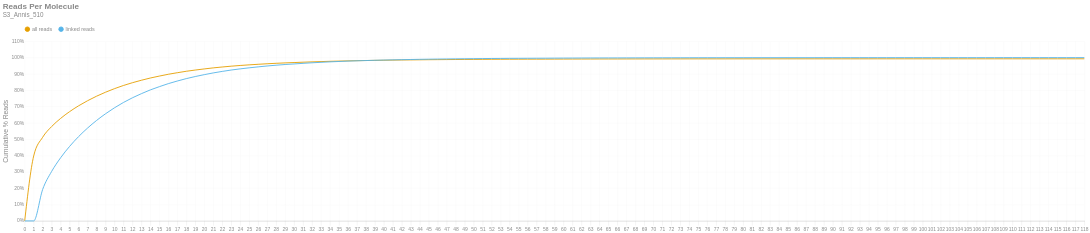

The code cell stored with this chart in its notebook:
### Markdown cell above
### Reads per Molecule
This chart shows the cumulative distribution of the number of reads per linked molecule. That is, how many alignments are associated with a unique molecule. This excludes the number of reads associated with invalid or absent linked-read barcodes. The `linked` histogram is the percentages recalculated when disregarding singletons.

### Code cell
if SKIPLR:
    print_html(f"Skipped")
else:
    counts = np.bincount(valids['reads'].cast(pl.Int64).to_numpy())
    weighted = counts * np.arange(len(counts))
    all_perc = weighted / n_reads
    linked_perc = weighted / n_linked_reads
    linked_perc[1] = 0
    binned_df = pl.DataFrame({
        'readsper': list(range(len(counts))),
        'all reads (cumsum)': np.cumsum(all_perc).tolist(),
        'linked reads (cumsum)': np.cumsum(linked_perc).tolist(),
    })

    with SafeRender(binned_df):
        (
            density_plot(binned_df, 'Reads Per Molecule', samplename, 'readspmol')
            .encode(
                x=alt.X('readsper:O', title=None).axis(labelAngle=0).scale(padding=0),
                y=alt.Y('value:Q', title='Cumulative % Reads').axis(format='%').stack(False),
                color=alt.Color("key:N").scale(domain=["all reads", "linked reads"]),
                tooltip=[
                    alt.Tooltip("key:N", title="Data Type"),
                    alt.Tooltip("readsper:O", title="Reads Per Molecule"),
                    alt.Tooltip("value:Q", format=".2%", title="% Reads (Cum.)")
                ]            
            )
        ).display()

### Figure 1 — Vega-Lite specification as saved in the notebook (floating-point values rounded to 4 significant figures)
{"width": "container", "height": 400, "config": {"title": {"anchor": "start", "dy": -15, "fontSize": 18, "color": "#888888", "subtitleColor": "#888888", "subtitleFontSize": 14}, "arc": {"fill": "#0072B2"}, "axis": {"domainColor": "#888888", "domainWidth": 0.5, "gridWidth": 0.2, "grid": false, "titleFontWeight": 400, "titleFontSize": 15, "labelFontSize": 11, "labelColor": "#888888", "tickColor": "#888888", "tickWidth": 0.2, "titleColor": "#888888"}, "axisBand": {"grid": false}, "axisX": {"grid": true, "tickSize": 10, "domainCap": "round"}, "axisY": {"domain": false, "grid": true, "tickSize": 0, "domainCap": "round"}, "background": "transparent", "header": {"labelFontSize": 15, "labelColor": "#888888", "titleFontSize": 15, "titleFontWeight": 600, "titleColor": "#888888"}, "legend": {"labelFont": "sans-serif", "labelFontSize": 12, "labelColor": "#888888", "symbolSize": 100, "symbolType": "circle", "titleFontSize": 12, "titlePadding": 10, "titleColor": "#888888", "title": null, "orient": "top"}, "range": {"category": ["#E69F00", "#56B4E9", "#009E73", "#F0E442", "#0072B2", "#D55E00", "#CC79A7", "#000000"], "diverging": ["#cfe8f3", "#a2d4ec", "#73bfe2", "#46abdb", "#1696d2", "#12719e"]}, "area": {"fill": "#0072B2", "fillOpacity": 0.7, "line": true, "strokeOpacity": 0.7}, "line": {"color": "#0072B2", "stroke": "#0072B2", "strokeWidth": 2}, "trail": {"color": "#0072B2", "stroke": "#0072B2", "strokeWidth": 0, "size": 1}, "point": {"filled": true, "fillOpacity": 1.0, "size": 95}, "text": {"color": "#888888", "fontSize": 11, "align": "right", "fontWeight": 400, "size": 11}, "bar": {"fill": "#0072B2", "stroke": null}, "view": {"stroke": null, "continuousWidth": 660, "continuousHeight": 400}}, "data": {"name": "data-e4fbb668f8bdc0cc73093f48ecac2962"}, "mark": {"type": "line", "interpolate": "monotone", "point": {"opacity": 0, "size": 275}}, "encoding": {"color": {"field": "key", "scale": {"domain": ["all reads", "linked reads"]}, "type": "nominal"}, "tooltip": [{"field": "key", "title": "Data Type", "type": "nominal"}, {"field": "readsper", "title": "Reads Per Molecule", "type": "ordinal"}, {"field": "value", "format": ".2%", "title": "% Reads (Cum.)", "type": "quantitative"}], "x": {"axis": {"labelAngle": 0}, "field": "readsper", "scale": {"padding": 0}, "title": null, "type": "ordinal"}, "y": {"axis": {"format": "%"}, "field": "value", "stack": false, "title": "Cumulative % Reads", "type": "quantitative"}}, "params": [{"name": "param_c36ac31b6afebe62", "select": {"type": "point", "fields": ["key"]}, "bind": "legend"}], "title": {"text": "Reads Per Molecule", "subtitle": "S3_Annis_510"}, "transform": [{"fold": ["all reads (cumsum)", "linked reads (cumsum)"]}, {"calculate": "replace(datum.key, ' (cumsum)', '')", "as": "key"}, {"filter": {"param": "param_c36ac31b6afebe62"}}], "usermeta": {"embedOptions": {"downloadFileName": "S3_Annis_510.readspmol"}}, "$schema": "https://vega.github.io/schema/vega-lite/v6.1.0.json", "datasets": {"data-e4fbb668f8bdc0cc73093f48ecac2962": [{"readsper": 0, "all reads (cumsum)": 0.0, "linked reads (cumsum)": 0.0}, {"readsper": 1, "all reads (cumsum)": 0.3975, "linked reads (cumsum)": 0.0}, {"readsper": 2, "all reads (cumsum)": 0.5123, "linked reads (cumsum)": 0.1928}, {"readsper": 3, "all reads (cumsum)": 0.5779, "linked reads (cumsum)": 0.303}, {"readsper": 4, "all reads (cumsum)": 0.6277, "linked reads (cumsum)": 0.3867}, {"readsper": 5, "all reads (cumsum)": 0.6692, "linked reads (cumsum)": 0.4563}, {"readsper": 6, "all reads (cumsum)": 0.7049, "linked reads (cumsum)": 0.5162}, {"readsper": 7, "all reads (cumsum)": 0.7361, "linked reads (cumsum)": 0.5686}, {"readsper": 8, "all reads (cumsum)": 0.7637, "linked reads (cumsum)": 0.615}, {"readsper": 9, "all reads (cumsum)": 0.7881, "linked reads (cumsum)": 0.6561}, {"readsper": 10, "all reads (cumsum)": 0.81, "linked reads (cumsum)": 0.6929}, {"readsper": 11, "all reads (cumsum)": 0.8294, "linked reads (cumsum)": 0.7254}, {"readsper": 12, "all reads (cumsum)": 0.8465, "linked reads (cumsum)": 0.7542}, {"readsper": 13, "all reads (cumsum)": 0.8616, "linked reads (cumsum)": 0.7794}, {"readsper": 14, "all reads (cumsum)": 0.8754, "linked reads (cumsum)": 0.8026}, {"readsper": 15, "all reads (cumsum)": 0.8871, "linked reads (cumsum)": 0.8223}, {"readsper": 16, "all reads (cumsum)": 0.8981, "linked reads (cumsum)": 0.8409}, {"readsper": 17, "all reads (cumsum)": 0.9077, "linked reads (cumsum)": 0.8568}, {"readsper": 18, "all reads (cumsum)": 0.9164, "linked reads (cumsum)": 0.8716}, {"readsper": 19, "all reads (cumsum)": 0.924, "linked reads (cumsum)": 0.8843}, {"readsper": 20, "all reads (cumsum)": 0.9309, "linked reads (cumsum)": 0.8958}, {"readsper": 21, "all reads (cumsum)": 0.9372, "linked reads (cumsum)": 0.9065}, {"readsper": 22, "all reads (cumsum)": 0.9427, "linked reads (cumsum)": 0.9156}, {"readsper": 23, "all reads (cumsum)": 0.9477, "linked reads (cumsum)": 0.9241}, {"readsper": 24, "all reads (cumsum)": 0.9519, "linked reads (cumsum)": 0.9312}, {"readsper": 25, "all reads (cumsum)": 0.9558, "linked reads (cumsum)": 0.9377}, {"readsper": 26, "all reads (cumsum)": 0.9592, "linked reads (cumsum)": 0.9435}, {"readsper": 27, "all reads (cumsum)": 0.9625, "linked reads (cumsum)": 0.9489}, {"readsper": 28, "all reads (cumsum)": 0.9653, "linked reads (cumsum)": 0.9536}, {"readsper": 29, "all reads (cumsum)": 0.9678, "linked reads (cumsum)": 0.9579}, {"readsper": 30, "all reads (cumsum)": 0.9699, "linked reads (cumsum)": 0.9614}, {"readsper": 31, "all reads (cumsum)": 0.9721, "linked reads (cumsum)": 0.965}, {"readsper": 32, "all reads (cumsum)": 0.9741, "linked reads (cumsum)": 0.9685}, {"readsper": 33, "all reads (cumsum)": 0.9758, "linked reads (cumsum)": 0.9713}, {"readsper": 34, "all reads (cumsum)": 0.9775, "linked reads (cumsum)": 0.9742}, {"readsper": 35, "all reads (cumsum)": 0.9789, "linked reads (cumsum)": 0.9764}, {"readsper": 36, "all reads (cumsum)": 0.9802, "linked reads (cumsum)": 0.9788}, {"readsper": 37, "all reads (cumsum)": 0.9813, "linked reads (cumsum)": 0.9806}, {"readsper": 38, "all reads (cumsum)": 0.9823, "linked reads (cumsum)": 0.9822}, {"readsper": 39, "all reads (cumsum)": 0.9832, "linked reads (cumsum)": 0.9838}, {"readsper": 40, "all reads (cumsum)": 0.9841, "linked reads (cumsum)": 0.9852}, {"readsper": 41, "all reads (cumsum)": 0.9848, "linked reads (cumsum)": 0.9864}, {"readsper": 42, "all reads (cumsum)": 0.9855, "linked reads (cumsum)": 0.9876}, {"readsper": 43, "all reads (cumsum)": 0.9861, "linked reads (cumsum)": 0.9886}, {"readsper": 44, "all reads (cumsum)": 0.9867, "linked reads (cumsum)": 0.9897}, {"readsper": 45, "all reads (cumsum)": 0.9872, "linked reads (cumsum)": 0.9905}, {"readsper": 46, "all reads (cumsum)": 0.9877, "linked reads (cumsum)": 0.9913}, {"readsper": 47, "all reads (cumsum)": 0.9881, "linked reads (cumsum)": 0.992}, {"readsper": 48, "all reads (cumsum)": 0.9885, "linked reads (cumsum)": 0.9927}, {"readsper": 49, "all reads (cumsum)": 0.9889, "linked reads (cumsum)": 0.9932}, {"readsper": 50, "all reads (cumsum)": 0.9891, "linked reads (cumsum)": 0.9937}, {"readsper": 51, "all reads (cumsum)": 0.9895, "linked reads (cumsum)": 0.9943}, {"readsper": 52, "all reads (cumsum)": 0.9898, "linked reads (cumsum)": 0.9949}, {"readsper": 53, "all reads (cumsum)": 0.9901, "linked reads (cumsum)": 0.9953}, {"readsper": 54, "all reads (cumsum)": 0.9903, "linked reads (cumsum)": 0.9957}, {"readsper": 55, "all reads (cumsum)": 0.9905, "linked reads (cumsum)": 0.9959}, {"readsper": 56, "all reads (cumsum)": 0.9906, "linked reads (cumsum)": 0.9961}, {"readsper": 57, "all reads (cumsum)": 0.9907, "linked reads (cumsum)": 0.9964}, {"readsper": 58, "all reads (cumsum)": 0.9909, "linked reads (cumsum)": 0.9966}, {"readsper": 59, "all reads (cumsum)": 0.9911, "linked reads (cumsum)": 0.9969}, {"readsper": 60, "all reads (cumsum)": 0.9912, "linked reads (cumsum)": 0.9972}, {"readsper": 61, "all reads (cumsum)": 0.9914, "linked reads (cumsum)": 0.9974}, {"readsper": 62, "all reads (cumsum)": 0.9915, "linked reads (cumsum)": 0.9977}, {"readsper": 63, "all reads (cumsum)": 0.9916, "linked reads (cumsum)": 0.9979}, {"readsper": 64, "all reads (cumsum)": 0.9917, "linked reads (cumsum)": 0.9981}, {"readsper": 65, "all reads (cumsum)": 0.9918, "linked reads (cumsum)": 0.9982}, {"readsper": 66, "all reads (cumsum)": 0.9919, "linked reads (cumsum)": 0.9983}, {"readsper": 67, "all reads (cumsum)": 0.992, "linked reads (cumsum)": 0.9985}, {"readsper": 68, "all reads (cumsum)": 0.992, "linked reads (cumsum)": 0.9986}, {"readsper": 69, "all reads (cumsum)": 0.9921, "linked reads (cumsum)": 0.9988}, {"readsper": 70, "all reads (cumsum)": 0.9922, "linked reads (cumsum)": 0.9988}, {"readsper": 71, "all reads (cumsum)": 0.9923, "linked reads (cumsum)": 0.999}, {"readsper": 72, "all reads (cumsum)": 0.9923, "linked reads (cumsum)": 0.9991}, {"readsper": 73, "all reads (cumsum)": 0.9924, "linked reads (cumsum)": 0.9992}, {"readsper": 74, "all reads (cumsum)": 0.9925, "linked reads (cumsum)": 0.9993}, {"readsper": 75, "all reads (cumsum)": 0.9925, "linked reads (cumsum)": 0.9994}, {"readsper": 76, "all reads (cumsum)": 0.9925, "linked reads (cumsum)": 0.9994}, {"readsper": 77, "all reads (cumsum)": 0.9926, "linked reads (cumsum)": 0.9995}, {"readsper": 78, "all reads (cumsum)": 0.9926, "linked reads (cumsum)": 0.9995}, {"readsper": 79, "all reads (cumsum)": 0.9926, "linked reads (cumsum)": 0.9995}, {"readsper": 80, "all reads (cumsum)": 0.9926, "linked reads (cumsum)": 0.9996}, {"readsper": 81, "all reads (cumsum)": 0.9926, "linked reads (cumsum)": 0.9996}, {"readsper": 82, "all reads (cumsum)": 0.9927, "linked reads (cumsum)": 0.9996}, {"readsper": 83, "all reads (cumsum)": 0.9927, "linked reads (cumsum)": 0.9996}, {"readsper": 84, "all reads (cumsum)": 0.9927, "linked reads (cumsum)": 0.9997}, {"readsper": 85, "all reads (cumsum)": 0.9927, "linked reads (cumsum)": 0.9997}, {"readsper": 86, "all reads (cumsum)": 0.9927, "linked reads (cumsum)": 0.9997}, {"readsper": 87, "all reads (cumsum)": 0.9927, "linked reads (cumsum)": 0.9998}, {"readsper": 88, "all reads (cumsum)": 0.9927, "linked reads (cumsum)": 0.9998}, {"readsper": 89, "all reads (cumsum)": 0.9928, "linked reads (cumsum)": 0.9998}, {"readsper": 90, "all reads (cumsum)": 0.9928, "linked reads (cumsum)": 0.9998}, {"readsper": 91, "all reads (cumsum)": 0.9928, "linked reads (cumsum)": 0.9998}, {"readsper": 92, "all reads (cumsum)": 0.9928, "linked reads (cumsum)": 0.9998}, {"readsper": 93, "all reads (cumsum)": 0.9928, "linked reads (cumsum)": 0.9998}, {"readsper": 94, "all reads (cumsum)": 0.9928, "linked reads (cumsum)": 0.9998}, {"readsper": 95, "all reads (cumsum)": 0.9928, "linked reads (cumsum)": 0.9998}, {"readsper": 96, "all reads (cumsum)": 0.9928, "linked reads (cumsum)": 0.9998}, {"readsper": 97, "all reads (cumsum)": 0.9928, "linked reads (cumsum)": 0.9999}, {"readsper": 98, "all reads (cumsum)": 0.9928, "linked reads (cumsum)": 0.9999}, {"readsper": 99, "all reads (cumsum)": 0.9928, "linked reads (cumsum)": 0.9999}, {"readsper": 100, "all reads (cumsum)": 0.9928, "linked reads (cumsum)": 0.9999}, {"readsper": 101, "all reads (cumsum)": 0.9928, "linked reads (cumsum)": 0.9999}, {"readsper": 102, "all reads (cumsum)": 0.9929, "linked reads (cumsum)": 1.0}, {"readsper": 103, "all reads (cumsum)": 0.9929, "linked reads (cumsum)": 1.0}, {"readsper": 104, "all reads (cumsum)": 0.9929, "linked reads (cumsum)": 1.0}, {"readsper": 105, "all reads (cumsum)": 0.9929, "linked reads (cumsum)": 1.0}, {"readsper": 106, "all reads (cumsum)": 0.9929, "linked reads (cumsum)": 1.0}, {"readsper": 107, "all reads (cumsum)": 0.9929, "linked reads (cumsum)": 1.0}, {"readsper": 108, "all reads (cumsum)": 0.9929, "linked reads (cumsum)": 1.0}, {"readsper": 109, "all reads (cumsum)": 0.9929, "linked reads (cumsum)": 1.0}, {"readsper": 110, "all reads (cumsum)": 0.9929, "linked reads (cumsum)": 1.0}, {"readsper": 111, "all reads (cumsum)": 0.9929, "linked reads (cumsum)": 1.0}, {"readsper": 112, "all reads (cumsum)": 0.9929, "linked reads (cumsum)": 1.0}, {"readsper": 113, "all reads (cumsum)": 0.9929, "linked reads (cumsum)": 1.0}, {"readsper": 114, "all reads (cumsum)": 0.9929, "linked reads (cumsum)": 1.0}, {"readsper": 115, "all reads (cumsum)": 0.9929, "linked reads (cumsum)": 1.0}, {"readsper": 116, "all reads (cumsum)": 0.9929, "linked reads (cumsum)": 1.0}, {"readsper": 117, "all reads (cumsum)": 0.9929, "linked reads (cumsum)": 1.0}, {"readsper": 118, "all reads (cumsum)": 0.9929, "linked reads (cumsum)": 1.0}]}}
